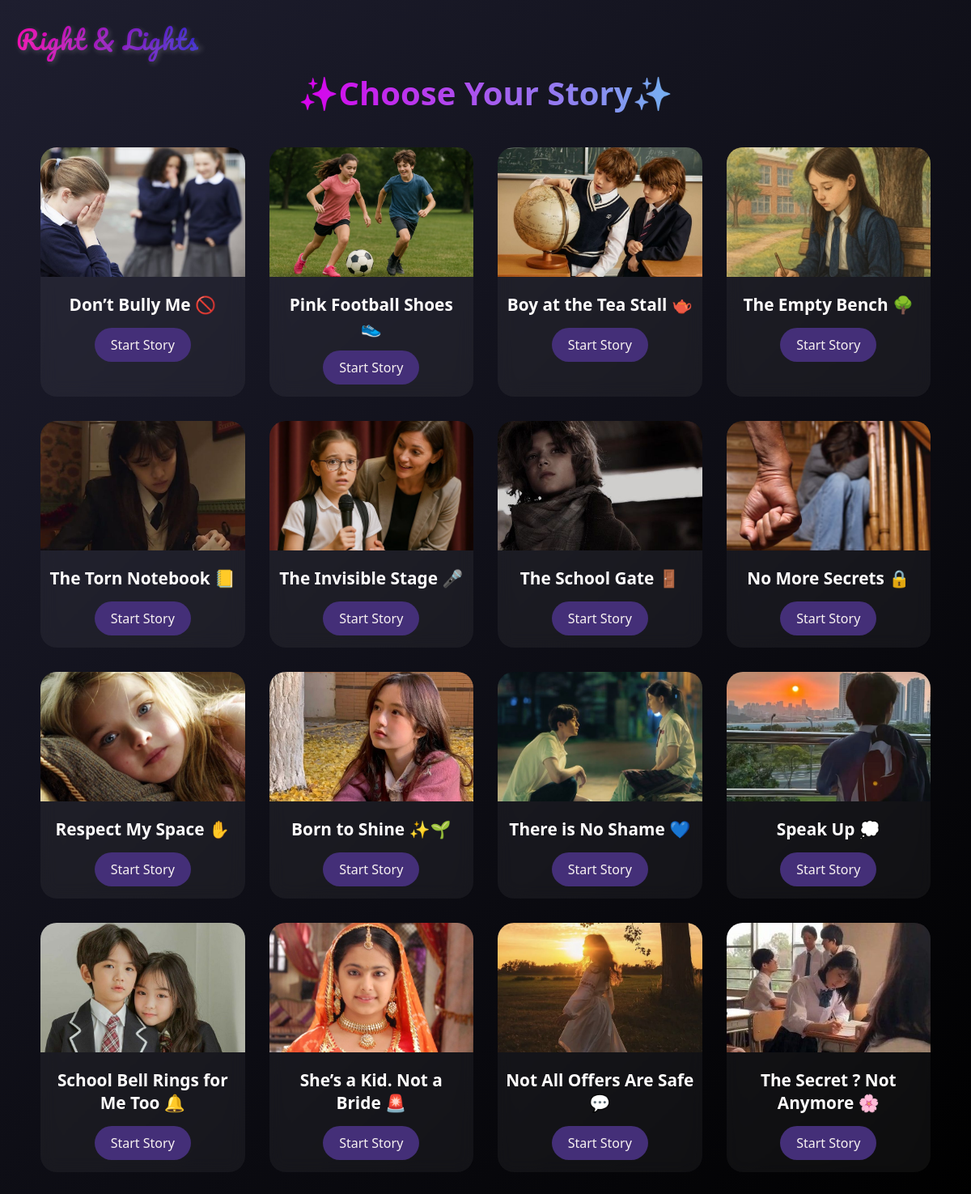
The page / on the database its author committed.
### tables this page shows
CREATE TABLE stories (
    id INTEGER PRIMARY KEY AUTOINCREMENT,
    title TEXT NOT NULL,
    image TEXT
);

### app.py (the view)
@app.route('/')
def index():
    stories = get_stories()
    return render_template('index.html', stories=stories)

### templates/index.html (shortened to what this page needs)
<!DOCTYPE html>
<html lang="en">
<head>
    <link rel="stylesheet" href="{{ url_for('static', filename='styles.css') }}">
</head>
<body>
    <div class="top-left-title">Right & Lights</div>
    <div class="top-title-wrap">
        <h1>✨Choose Your Story✨</h1>
    </div>
    <div class="story-grid">
        {% for story in stories %}
        <div class="story-card">
            <img src="{{ url_for('static', filename='images/' + story.image) }}" alt="{{ story.title }}">
            <h2>{{ story.title }}</h2>
            <a href="{{ url_for('story_step', story_id=story.id, step_number=1) }}">Start Story</a>
        </div>
        {% endfor %}
    </div>
</body>
</html>

### static/styles.css (style rules this page uses)
body { margin: 0; padding: 0; font-family: 'Segoe UI', Tahoma, Geneva, Verdana, sans-serif; background: linear-gradient(135deg, #1e1e2f, #000000); color: rgb(90, 90, 212); min-height: 100vh; display: flex; flex-direction: column; align-items: center; padding: 40px 20px; position: relative; }
.top-left-title { position: absolute; top: 20px; left: 20px; font-family: 'Pacifico', cursive; font-size: 2rem; background: linear-gradient(to right, #ef00ab, #301fc8); -webkit-background-clip: text; background-clip: text; color: transparent; text-shadow: 2px 2px 6px rgba(255, 255, 255, 0.2); letter-spacing: 1px; z-index: 10; }
.top-title-wrap { margin-top: 20px; display: flex; flex-direction: column; align-items: center; text-align: center; gap: 10px; }
h1 { font-size: 2.5rem; margin-bottom: 40px; background: linear-gradient(to right, #d900ec, #75b1f1); -webkit-background-clip: text; background-clip: text; color: transparent; }
.story-grid { display: grid; grid-template-columns: repeat(auto-fit, minmax(250px, 1fr)); gap: 30px; width: 100%; max-width: 1100px; }
.story-card { background-color: rgba(255, 255, 255, 0.05); border-radius: 20px; overflow: hidden; text-align: center; transition: transform 0.3s ease, box-shadow 0.3s ease; backdrop-filter: blur(10px); }
.story-card img { width: 100%; height: 160px; object-fit: cover; }
.story-card h2 { margin: 15px 10px; font-size: 1.3rem; color: #fffdfd; }
.story-card a { display: inline-block; margin-bottom: 15px; padding: 10px 20px; border-radius: 30px; background: #442f78; color: rgb(248, 242, 242); text-decoration: none; transition: background 0.3s ease; }

### rows shown on the page
stories: shows a picture, title "Don’t Bully Me 🚫"
stories: shows a picture, title "Pink Football Shoes 👟"
stories: shows a picture, title "Boy at the Tea Stall 🫖"
stories: shows a picture, title "The Empty Bench 🌳"
stories: shows a picture, title "The Torn Notebook 📒"
stories: shows a picture, title "The Invisible Stage 🎤"
stories: shows a picture, title "The School Gate 🚪"
stories: shows a picture, title "No More Secrets 🔒"
stories: shows a picture, title "Respect My Space ✋"
stories: shows a picture, title "Born to Shine ✨🌱"
stories: shows a picture, title "There is No Shame 💙"
stories: shows a picture, title "Speak Up 💭"
stories: shows a picture, title "School Bell Rings for Me Too 🔔"
stories: shows a picture, title "She’s a Kid. Not a Bride 🚨"
stories: shows a picture, title "Not All Offers Are Safe 💬"
stories: shows a picture, title "The Secret ? Not Anymore 🌸"
